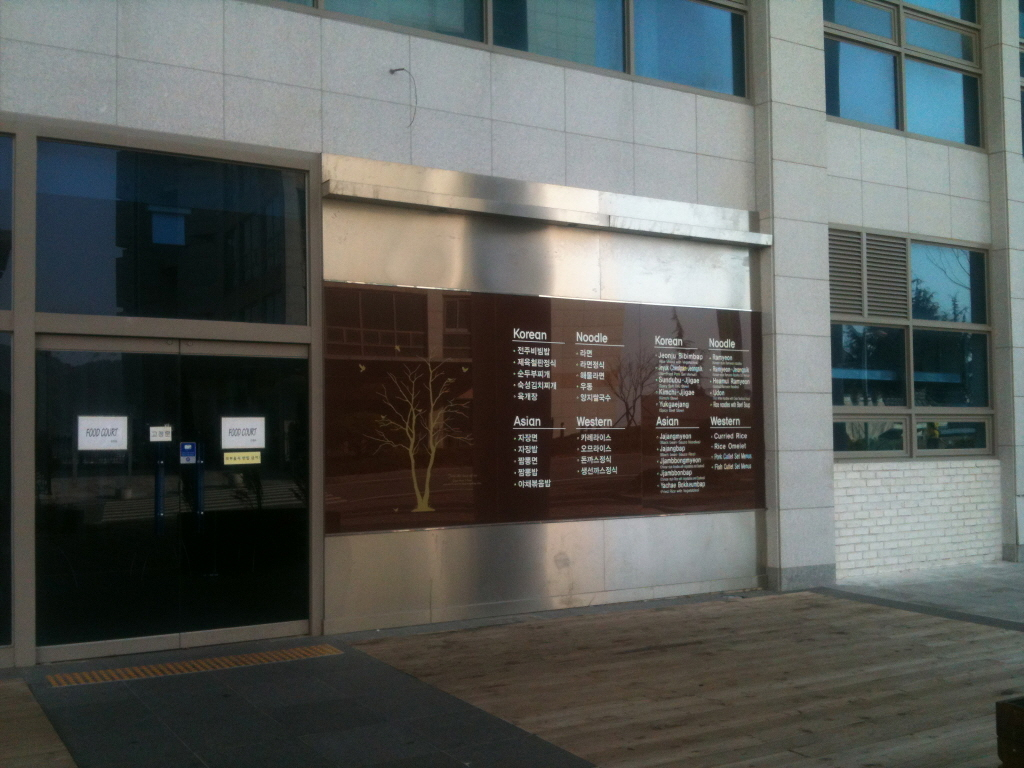
#> input picture Homework-04/images/dsu1.jpg, 1024 x 768 px
$ jupyter execute homography-01.ipynb
#> lines starting #> are read from the running program, lines starting #| are printed output that depends on the picture
[cell 1]
import cv2
import numpy as np
from matplotlib import pyplot as plt

[cell 2]
# Read source image.
im_src = cv2.imread('images/dsu1.jpg')
#> im_src is the input picture: shape (768, 1024, 3); mean B, G, R 88.3, 91.5, 88.3
# Four corners of the book in source image
pts_src = np.array([[325, 280], [761, 311], [766, 508],[325, 535]])


# Read destination image.
im_dst = cv2.imread('images/dsu1.jpg')
# Four corners of the book in destination image.
pts_dst = np.array([[325, 280],[761, 280],[766, 535],[325, 535]])

# Calculate Homography
h, status = cv2.findHomography(pts_src, pts_dst)

# Warp source image to destination based on homography
im_out = cv2.warpPerspective(im_src, h, (im_dst.shape[1],im_dst.shape[0]))
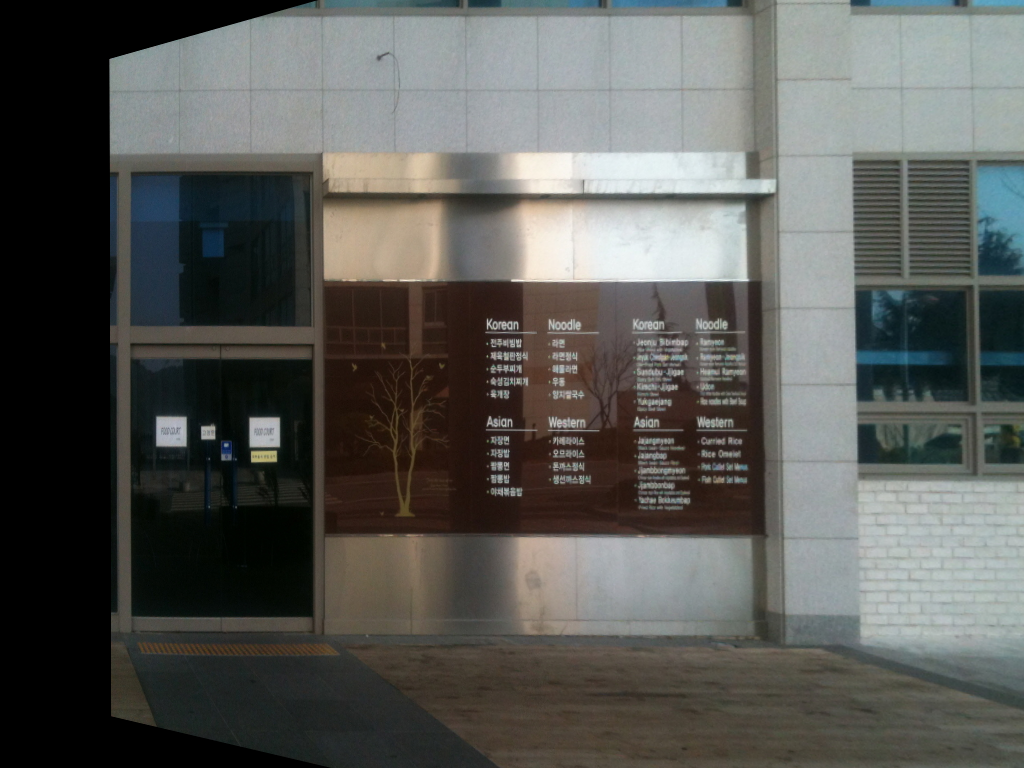
#> im_out: shape (768, 1024, 3); mean B, G, R 85.7, 89.2, 88.3

# Display images
plt.imshow(im_src)
plt.imshow(im_dst)
plt.imshow(im_out)
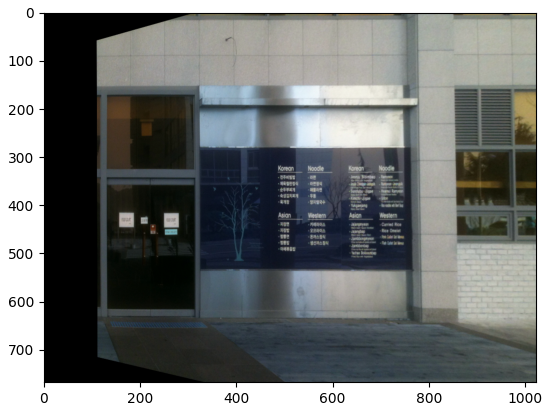
#> figure drawn by matplotlib, 1 panel; B, G, R data is drawn as R, G, B

$ run again, with Homework-04/images/dsu2.jpg copied over Homework-04/images/dsu1.jpg
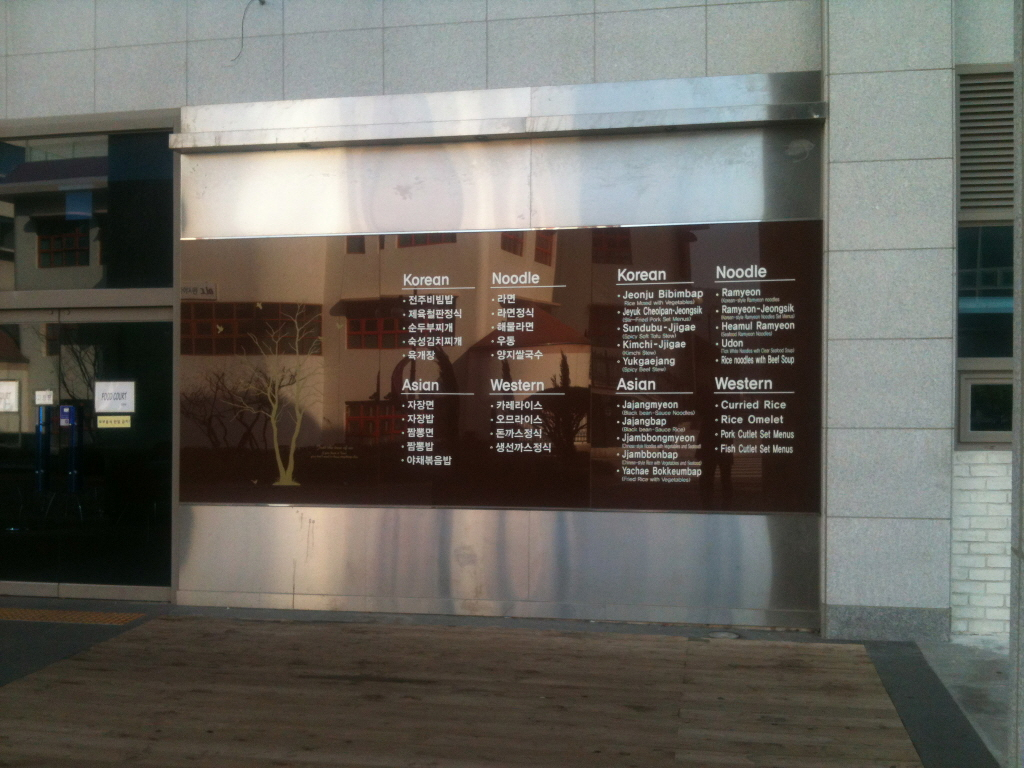
#> input picture Homework-04/images/dsu2.jpg, 1024 x 768 px
#> im_src is the input picture: shape (768, 1024, 3); mean B, G, R 93, 99.6, 102.1
#> `im_out = cv2.warpPerspective(im_src, h, (im_dst.shape[1],im_dst.shape[..`:
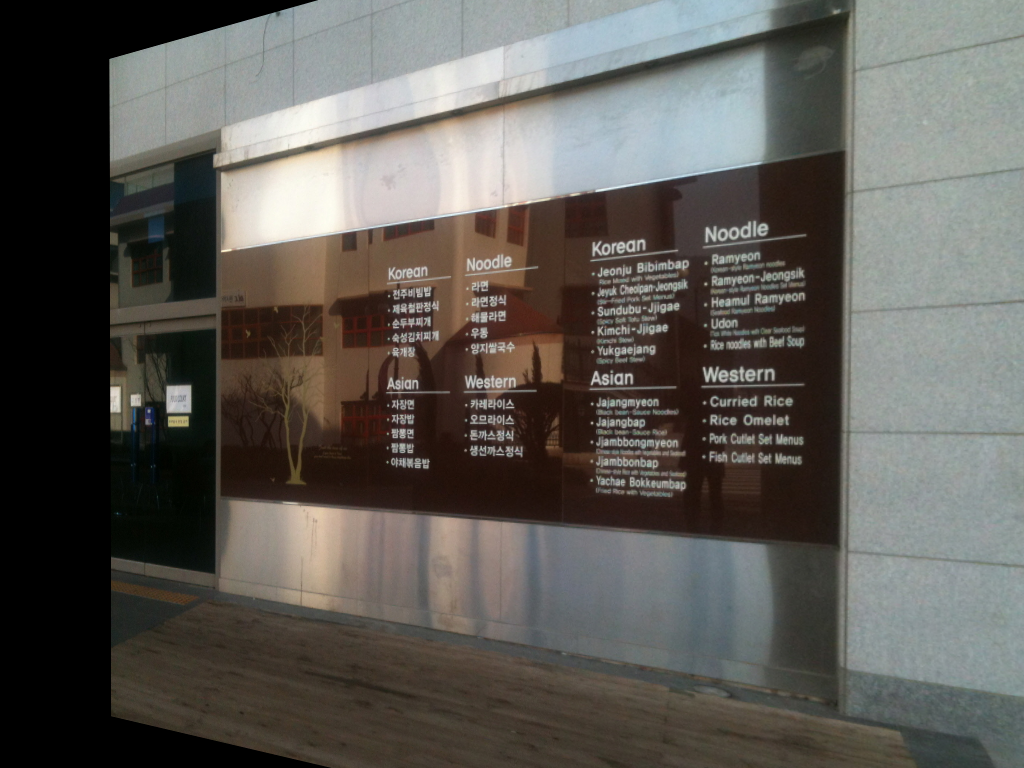
#> im_out: shape (768, 1024, 3); mean B, G, R 86, 90.9, 93.6
#> `[cell 2] # Read source image. im_src = cv2.imread('images/dsu1.jpg') #..`:
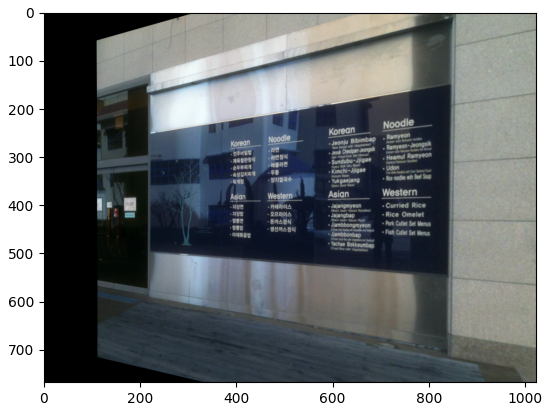
#> figure drawn by matplotlib, 1 panel; B, G, R data is drawn as R, G, B

$ run again, with Homework-04/images/dsu4.jpg copied over Homework-04/images/dsu1.jpg
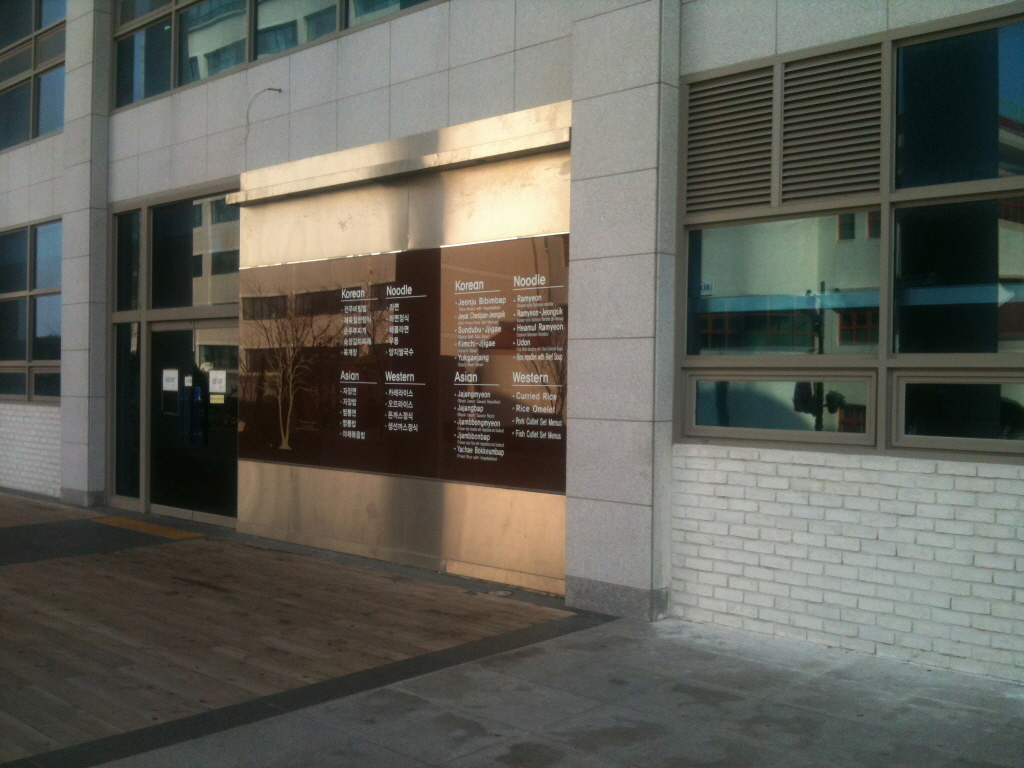
#> input picture Homework-04/images/dsu4.jpg, 1024 x 768 px
#> im_src is the input picture: shape (768, 1024, 3); mean B, G, R 89.1, 97.1, 97.1
#> `im_out = cv2.warpPerspective(im_src, h, (im_dst.shape[1],im_dst.shape[..`:
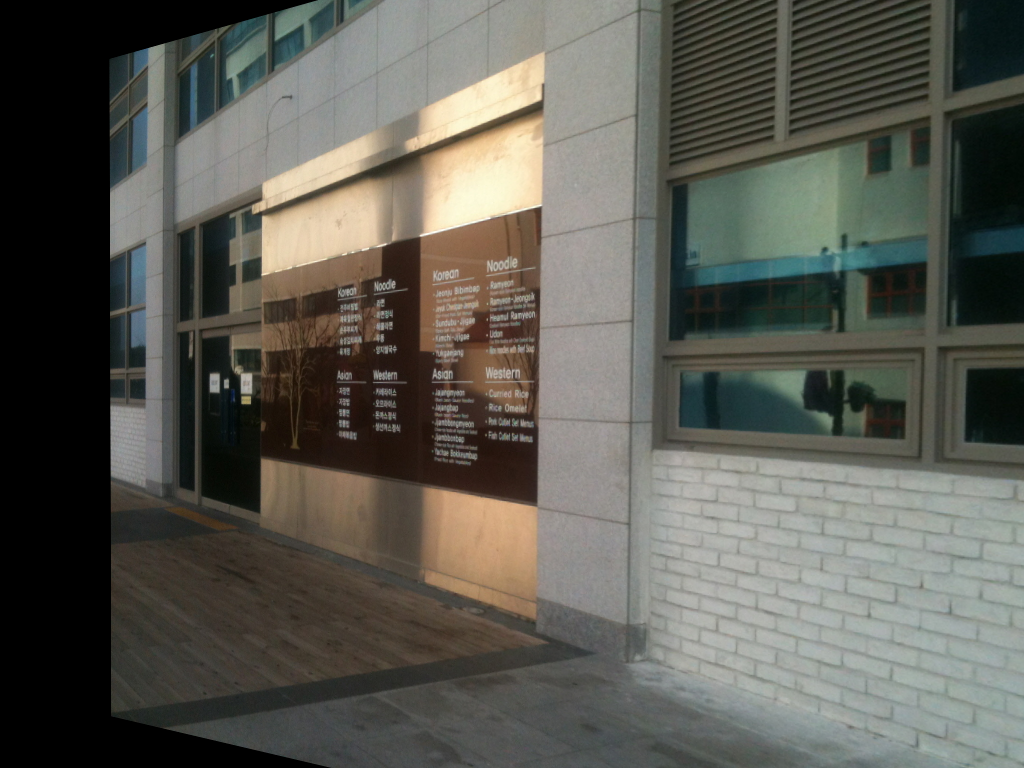
#> im_out: shape (768, 1024, 3); mean B, G, R 82.9, 90.5, 90.9
#> `[cell 2] # Read source image. im_src = cv2.imread('images/dsu1.jpg') #..`:
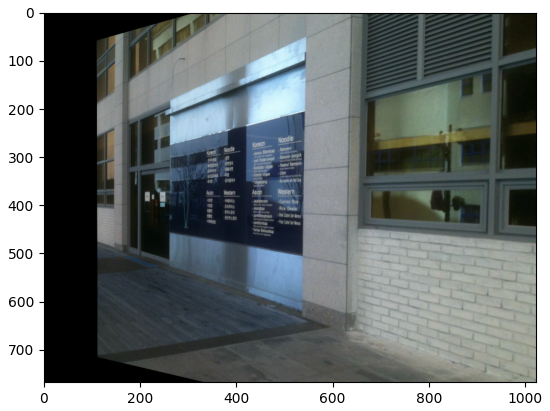
#> figure drawn by matplotlib, 1 panel; B, G, R data is drawn as R, G, B

$ run again, with Homework-04/images/dsu7.jpg copied over Homework-04/images/dsu1.jpg
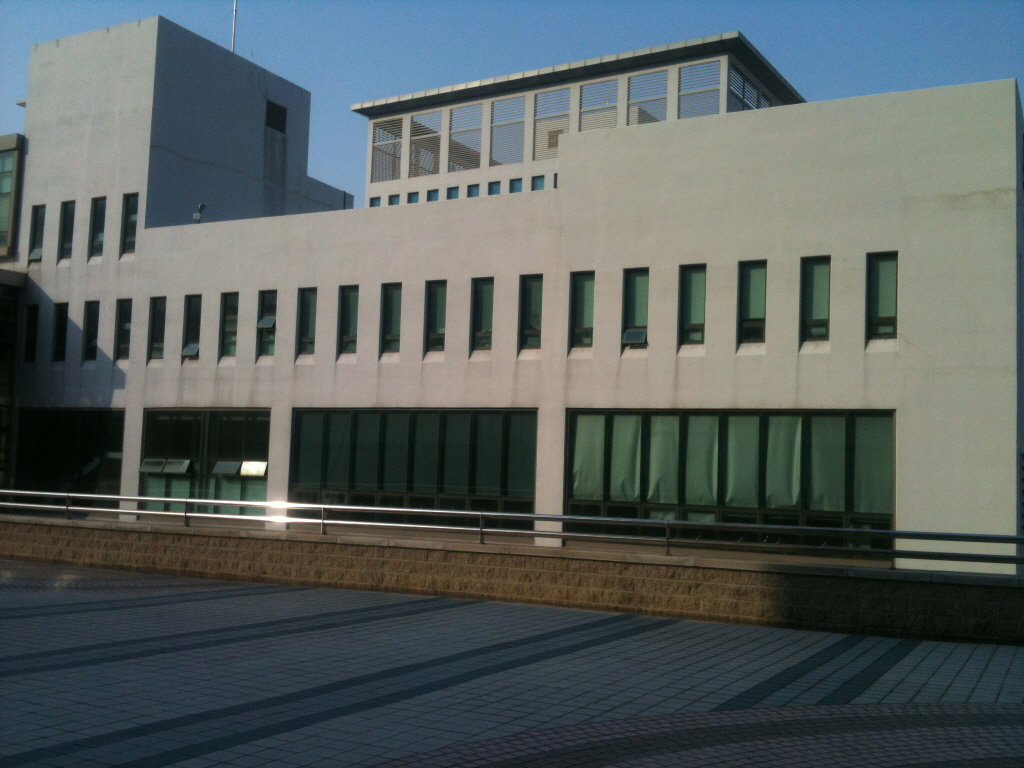
#> input picture Homework-04/images/dsu7.jpg, 1024 x 768 px
#> im_src is the input picture: shape (768, 1024, 3); mean B, G, R 95.7, 96.2, 88.1
#> `im_out = cv2.warpPerspective(im_src, h, (im_dst.shape[1],im_dst.shape[..`:
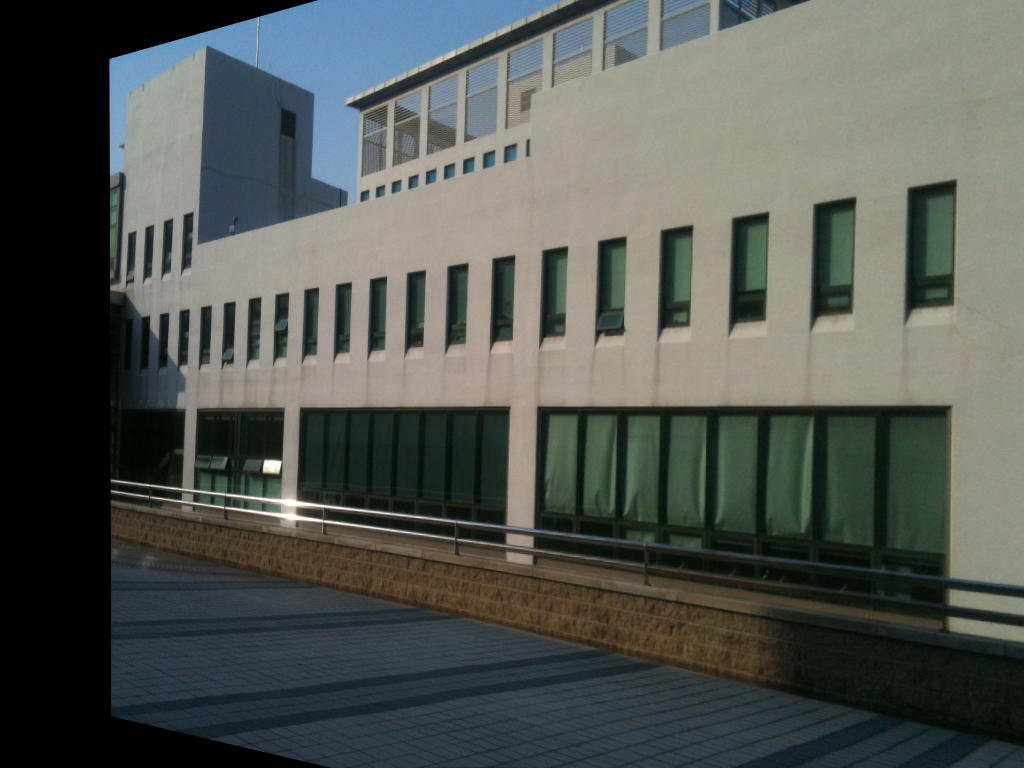
#> im_out: shape (768, 1024, 3); mean B, G, R 81.5, 86.4, 81.9
#> `[cell 2] # Read source image. im_src = cv2.imread('images/dsu1.jpg') #..`:
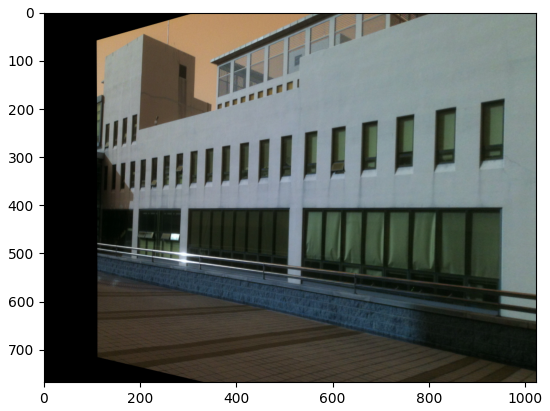
#> figure drawn by matplotlib, 1 panel; B, G, R data is drawn as R, G, B
